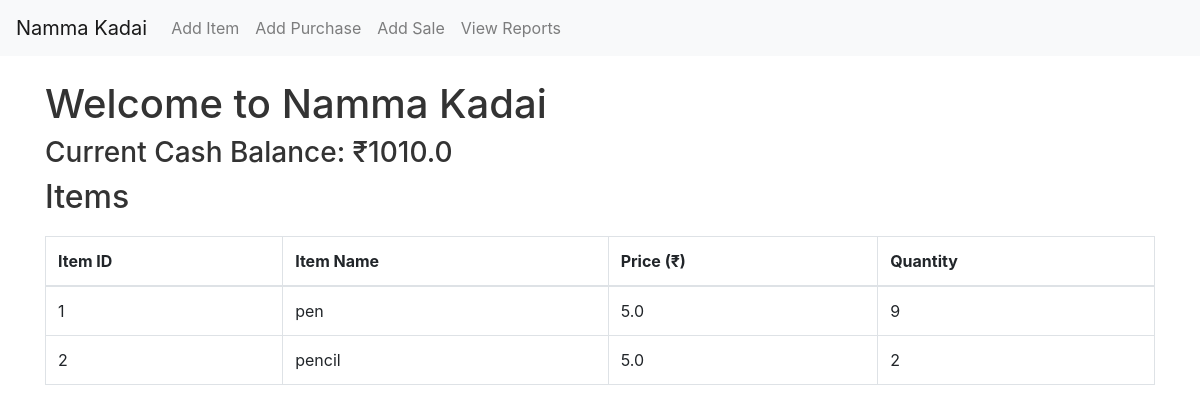
Before: / with the older database file.
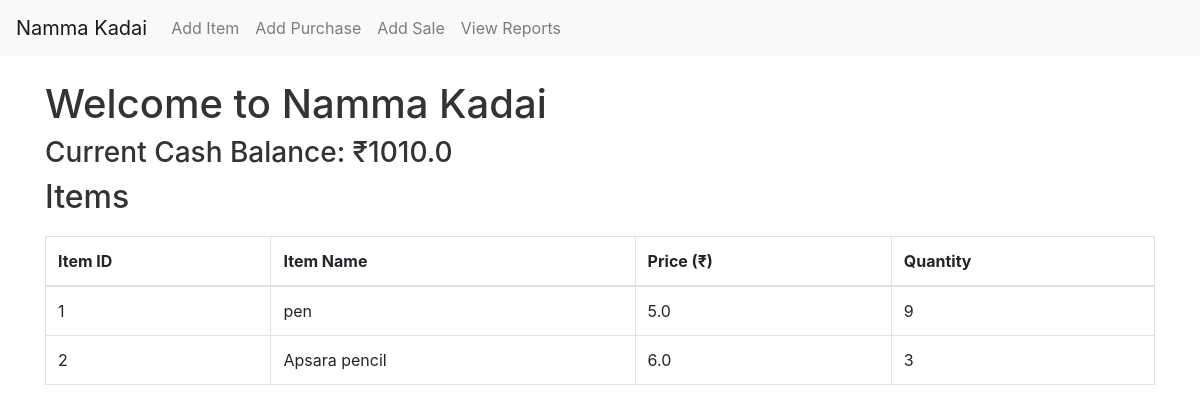
After: the same page with the newer database file.
### models.py (models this page shows)
class Company(db.Model):
    id = db.Column(db.Integer, primary_key=True)
    name = db.Column(db.String(50), unique=True, nullable=False)
    cash_balance = db.Column(db.Float, nullable=False, default=1000.0)

class Item(db.Model):
    id = db.Column(db.Integer, primary_key=True)
    name = db.Column(db.String(50), unique=True, nullable=False)
    price = db.Column(db.Float, nullable=False)
    qty = db.Column(db.Integer, nullable=False, default=0)

### app.py (the view)
@app.route('/')
def home():
    company = Company.query.first()
    items = Item.query.all()
    return render_template('home.html', cash_balance=company.cash_balance, items=items)

### templates/home.html
{% extends "base.html" %}
{% block content %}
    <h1>Welcome to Namma Kadai</h1>
    <h3>Current Cash Balance: ₹{{ cash_balance }}</h3>
    <h2>Items</h2>
    <table class="table table-bordered">
        <thead>
            <tr>
                <th>Item ID</th>
                <th>Item Name</th>
                <th>Price (₹)</th>
                <th>Quantity</th>
            </tr>
        </thead>
        <tbody>
            {% for item in items %}
            <tr>
                <td>{{ item.id }}</td>
                <td>{{ item.name }}</td>
                <td>{{ item.price }}</td>
                <td>{{ item.qty }}</td>
            </tr>
            {% endfor %}
        </tbody>
    </table>
{% endblock %}

### templates/base.html (shortened to what this page needs)
<!DOCTYPE html>
<html lang="en">
<head>
    <link rel="stylesheet" href="{{ url_for('static', filename='styles.css') }}">
    <link rel="stylesheet" href="https://maxcdn.bootstrapcdn.com/bootstrap/4.5.2/css/bootstrap.min.css">
</head>
<body>
    <nav class="navbar navbar-expand-lg navbar-light bg-light">
        <a class="navbar-brand" href="{{ url_for('home') }}">Namma Kadai</a>
        <div class="navbar-nav">
            <a class="nav-item nav-link" href="{{ url_for('add_item') }}">Add Item</a>
            <a class="nav-item nav-link" href="{{ url_for('add_purchase') }}">Add Purchase</a>
            <a class="nav-item nav-link" href="{{ url_for('add_sale') }}">Add Sale</a>
            <a class="nav-item nav-link" href="{{ url_for('view_reports') }}">View Reports</a>
        </div>
    </nav>
    <div class="container mt-4">
        {% block content %}{% endblock %}
    </div>
</body>
</html>

### static/styles.css (style rules this page uses)
body { background-color: #f8f9fa; }
h1, h2, h3 { color: #333; }
.table { margin-top: 20px; background-color: #fff; }
.navbar { margin-bottom: 20px; }

Changed rows visible on the page:
changed Item id 2: name "pencil" → "Apsara pencil"; price "5.0" → "6.0"; qty "2" → "3"
